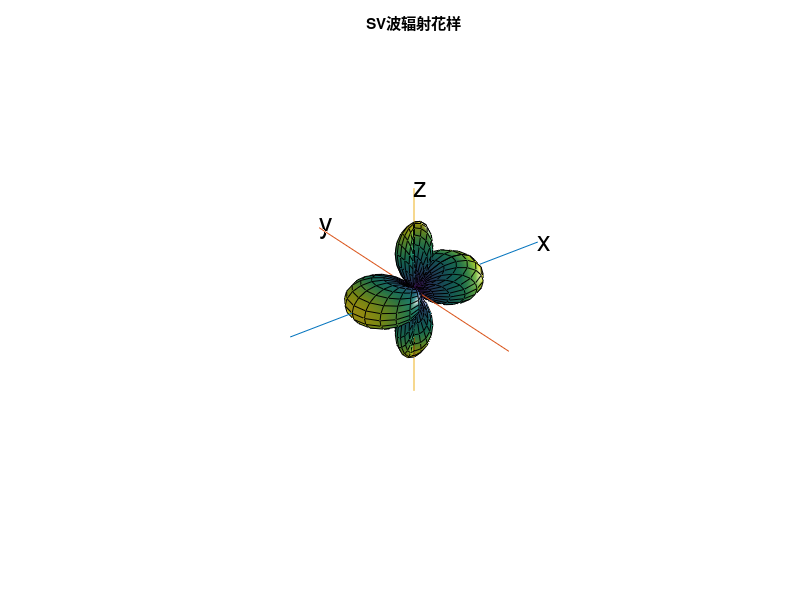

The MATLAB source for this figure:
%P10_3.m
%Theta方向S波的图型
n=30;
fai=(0:2:2*n)/n*pi;%走向0~2pi
theta=(0:2:2*n)'/n*pi/2;%倾角
costheta=cos(theta);costheta(1)=1;costheta(n+1)=-1;
sintheta=sin(theta);sintheta(1)=0;sintheta(n+1)=0;
cos2theta=cos(2*theta);cos2theta(1)=1;cos2theta(n+1)=1;
sinfai=sin(fai);sinfai(1)=0;sinfai(n+1)=0;
cosfai=cos(fai);cosfai(1)=1;cosfai(n+1)=1;
r=abs(cos2theta*cosfai);
x=r.*(sintheta*cosfai);
y=r.*(sintheta*sinfai);
z=r.*(costheta*ones(1,n+1));
H=surf(x,y,z,r);
set(H,'FaceLighting','phong','FaceColor','interp','AmbientStrength',0.5)
light('Position',[1 0 0],'Style','infinite')
hold on
plot3([-2 2],[0 0],[0 0]);%画x轴
text(2,0,0,'x','FontSize',20)%给出x轴的标记
plot3([0 0],[-2 2],[0 0]);
text(0,2,0,'y','FontSize',20)
plot3([0 0],[0 0],[-1.5 1.5]);
text(0,0,1.5,'z','FontSize',20)
axis off
axis equal
hold off
title('SV波辐射花样')